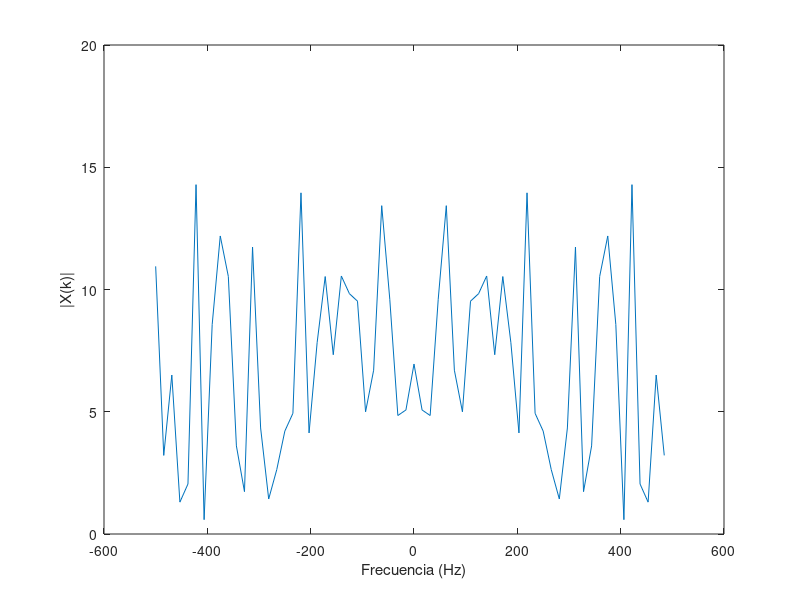

Write the MATLAB code that produced this figure. (Note: this script raises an error after producing the figure.)
%%%%%%%%%%%%%%%%%%%%%%%%%%%%%%%%%%%%%%%%%%%%%%%%%%%%%%%%%%%%
%%%%%%%%%%%%%%  PARTE 1: Convolución Circular %%%%%%%%%%%%%%
%%%%%%%%%%%%%%%%%%%%%%%%%%%%%%%%%%%%%%%%%%%%%%%%%%%%%%%%%%%%


% PREGUNTA 1

% Parámetros
N = 64;        % Longitud de x[n], puede ajustarse
Ts = 1e-3;     % Periodo de muestreo

% Generar señal aleatoria x[n]
x = randn(N, 1);

% Calcular su espectro X(k)
X = fftshift(fft(x));

% Vector de frecuencia para graficar
Fs = 1/Ts;
f = (-N/2:N/2-1)*(Fs/N);

% Graficar el espectro de x[n]
figure;
plot(f, abs(X));
xlabel("Frecuencia (Hz)");
ylabel("|X(k)|");
xline(0)
title("Espectro de x[n]");


% PREGUNTA 2

% Respuesta al impulso del canal h[n]
h = [-0.1, 0.3, -0.5, 0.7, -0.9, 0.7, -0.5, 0.3, -0.1]';

% Llenar con ceros h[n] hasta longitud N
h_padded = [h; zeros(N - length(h), 1)];

% Calcular su espectro H(k)
H = fftshift(fft(h_padded));

% Graficar el espectro de h[n]
figure;
plot(f, abs(H));
xlabel("Frecuencia (Hz)");
ylabel("|H(k)|");
title("Espectro de h[n]");


% PREGUNTA 3

% Convolución lineal
y = conv(x, h);

% Calcular su FFT de N puntos
Y = fftshift(fft(y, N));

% Graficar el espectro de y[n]
figure;
plot(f, abs(Y));
xlabel("Frecuencia (Hz)");
ylabel("|Y_L(k)|");
title("Espectro de y_L[n] (Convolución Lineal)");


% PREGUNTA 4

% Convolución circular
yc = cconv(x, h, N);  % Convolución circular de N puntos

% Calcular su espectro Yc(k)
Yc = fftshift(fft(yc));

% Graficar el espectro de yc[n]
figure;
plot(f, abs(Yc));
xlabel("Frecuencia (Hz)");
ylabel("|Y_c(k)|");
title("Espectro de y_c[n] (Convolución Circular)");


% PREGUNTA 5

% Calcular el producto X(k) * H(k)
XH = X .* H;

% Comparación entre X(k)*H(k) y Y(k)
figure;
subplot(1,2,1);
plot(f, abs(XH), f, abs(Y));
xlabel("Frecuencia (Hz)");
ylabel("Magnitud");
title("Comparación de X(k)*H(k) y Y_L(k)");
legend("|X(k)*H(k)|", "|Y_L(k)|");

% Comparación entre X(k)*H(k) y Yc(k)
subplot(1,2,2);
plot(f, abs(XH), f, abs(Yc));
xlabel("Frecuencia (Hz)");
ylabel("Magnitud");
title("Comparación de X(k)*H(k) y Y_c(k)");
legend("|X(k)*H(k)|", "|Y_c(k)|");


% PREGUNTA 6

% Longitud del prefijo cíclico (debe ser >= longitud de h[n]-1)
L = length(h) - 1;

% Construir prefijo cíclico a partir de las últimas L muestras de x[n]
cyclic_prefix = x(end-L+1:end);

% Extender x[n] con prefijo cíclico
x_ext = [cyclic_prefix; x];

% Longitud óptima del prefijo cíclico es L = length(h) - 1 = 10
fprintf("Longitud elegida del prefijo cíclico: %d\n", L);

% Convolución lineal con la señal extendida
y_ext = conv(x_ext, h);

% Eliminar las primeras L muestras para extraer el resultado de la convolución circular
yc_extracted = y_ext(L+1:L+N);

% Verificar que yc extraído coincide con la convolución circular yc
difference = max(abs(yc - yc_extracted));
fprintf("Diferencia máxima entre yc y yc extraído: %e\n", difference);

%%%%%%%%%%%%%%%%%%%%%%%%%%%%%%%%%%%%%%%%%%%%%%%%%%%%%%%%%%%%
%%%%%%%%%%%%%%%%%%  PARTE 2: Ecualización %%%%%%%%%%%%%%%%%%
%%%%%%%%%%%%%%%%%%%%%%%%%%%%%%%%%%%%%%%%%%%%%%%%%%%%%%%%%%%%

% Parámetros de OFDM
NFFT = 128;           % Tamaño de FFT
Ncp = 16;             % Longitud del prefijo cíclico (varía según el caso)
Nofdm = 100;          % Número de símbolos OFDM
Nsub = 10;            % Número de subportadoras de datos
modOrder = 4;         % Modulación QPSK (número M-ario)

% Respuesta al impulso del canal h[n]
h = [0, -0.1, 0.3, -0.5, 0.7, -0.9, 0.7, -0.5, 0.3, -0.1, 0]';


% Respuesta de frecuencia ideal del canal
H = fft(h, NFFT);

% Generar bits aleatorios
numBits = Nsub * Nofdm * log2(modOrder);
bits = randi([0 1], numBits, 1);

%%%%%%%%%%%%%%%%%%%%%%%%%%%%%%%%%%%%%%%%%%%%%%%%%%%%%%%%%%%%
%%%%%%%%%%%%  PARTE A: Intervalo de guarda con 0 %%%%%%%%%%%%%%%%%%
%%%%%%%%%%%%%%%%%%%%%%%%%%%%%%%%%%%%%%%%%%%%%%%%%%%%%%%%%%%%

% Actualizar Ncp para este caso
Ncp = 16;

% Modulación QPSK
symbols = moduladorQPSK(bits);

% Remodelar símbolos en subportadoras x símbolos OFDM
symbols_matrix = reshape(symbols, Nsub, Nofdm);

% Inicializar la matriz de símbolos OFDM
X = zeros(NFFT, Nofdm);

% Mapear símbolos a subportadoras
X(2:Nsub+1, :) = symbols_matrix;

% Modulación OFDM (IFFT)
ofdm_symbols = ifft(X, NFFT);

% Agregar intervalo de guarda lleno de ceros
ofdm_with_guard = [zeros(Ncp, Nofdm); ofdm_symbols];

% Serializar los símbolos OFDM
s = ofdm_with_guard(:);

% Transmitir a través del canal
s_rx = conv(s, h);
s_rx = s_rx(1:length(s));

% Remodelar la señal recibida
s_rx_matrix = reshape(s_rx, NFFT + Ncp, Nofdm);

% Eliminar el intervalo de guarda
received_symbols = s_rx_matrix(Ncp+1:end, :);

% Demodulación OFDM (FFT)
Y = fft(received_symbols, NFFT);

size(Y)
size(repmat(H.', 1, Nofdm))

% Ecualización en el dominio de frecuencia
Y_eq = Y ./ repmat(H, 1, Nofdm);

% Extraer las subportadoras de datos
received_data = Y_eq(2:Nsub+1, :);
received_data = received_data(:);

% Demodulación QPSK
received_bits = demoduladorQPSK(received_data);

% Calcular BER
num_errors = sum(bits ~= received_bits);
bit_error_rate = num_errors / numBits;
fprintf("Caso a) BER con intervalo de guarda en cero: %f\n", bit_error_rate);

% Diagrama de constelación
figure;
subplot(1,2,1);
plot(real(symbols), imag(symbols), "o");
title("Constelación Transmitida");
xlabel("En Fase");
ylabel("En Cuadratura");
axis square;

subplot(1,2,2);
plot(real(received_data), imag(received_data), "o");
title("Constelación Recibida (Caso a)");
xlabel("En Fase");
ylabel("En Cuadratura");
axis square;

%%%%%%%%%%%%%%%%%%%%%%%%%%%%%%%%%%%%%%%%%%%%%%%%%%%%%%%%%%%%
%%%%%%%%%%%%  PARTE B: Intervalo de guarda con 0 %%%%%%%%%%%%%%%%%%
%%%%%%%%%%%%%%%%%%%%%%%%%%%%%%%%%%%%%%%%%%%%%%%%%%%%%%%%%%%%

% Actualizar Ncp para el Caso b)
Ncp = 4;  % Longitud del prefijo cíclico menor al canal

% Modulación QPSK
symbols_b = moduladorQPSK(bits);

% Remodelar símbolos en subportadoras x símbolos OFDM
symbols_matrix_b = reshape(symbols_b, Nsub, Nofdm);

% Inicializar la matriz de símbolos OFDM
X_b = zeros(NFFT, Nofdm);

% Mapear símbolos a subportadoras
X_b(2:Nsub+1, :) = symbols_matrix_b;

% Modulación OFDM (IFFT)
ofdm_symbols_b = ifft(X_b, NFFT);

% Agregar prefijo cíclico (copia de las últimas Ncp muestras)
cyclic_prefix_b = ofdm_symbols_b(end-Ncp+1:end, :);
ofdm_with_cp_b = [cyclic_prefix_b; ofdm_symbols_b];

% Serializar los símbolos OFDM
s_b = ofdm_with_cp_b(:);

% Transmitir a través del canal
s_rx_b = conv(s_b, h);
s_rx_b = s_rx_b(1:length(s_b));

% Remodelar la señal recibida
s_rx_matrix_b = reshape(s_rx_b, NFFT + Ncp, Nofdm);

% Eliminar el prefijo cíclico
received_symbols_b = s_rx_matrix_b(Ncp+1:end, :);

% Demodulación OFDM (FFT)
Y_b = fft(received_symbols_b, NFFT);

% Ecualización en el dominio de frecuencia
Y_eq_b = Y_b ./ repmat(H, 1, Nofdm);

% Extraer las subportadoras de datos
received_data_b = Y_eq_b(2:Nsub+1, :);
received_data_b = received_data_b(:);

% Demodulación QPSK
received_bits_b = demoduladorQPSK(received_data_b);

% Calcular BER
num_errors_b = sum(bits ~= received_bits_b);
bit_error_rate_b = num_errors_b / numBits;
fprintf("Caso b) BER con prefijo cíclico corto: %f\n", bit_error_rate_b);

% Diagrama de constelación
figure;
subplot(1,2,1);
plot(real(symbols_b), imag(symbols_b), "o");
title("Constelación Transmitida");
xlabel("En Fase");
ylabel("En Cuadratura");
axis square;

subplot(1,2,2);
plot(real(received_data_b), imag(received_data_b), "o");
title("Constelación Recibida (Caso b)");
xlabel("En Fase");
ylabel("En Cuadratura");
axis square;

%%%%%%%%%%%%%%%%%%%%%%%%%%%%%%%%%%%%%%%%%%%%%%%%%%%%%%%%%%%%
%%%%%%%%%%%%  PARTE C:  %%%%%%%%%%%%%%%%%%
%%%%%%%%%%%%%%%%%%%%%%%%%%%%%%%%%%%%%%%%%%%%%%%%%%%%%%%%%%%%

% Actualizar Ncp para el Caso c)
Ncp = 16;  % Longitud del prefijo cíclico igual o mayor al canal

% Modulación QPSK
symbols_c = moduladorQPSK(bits);

% Remodelar símbolos en subportadoras x símbolos OFDM
symbols_matrix_c = reshape(symbols_c, Nsub, Nofdm);

% Inicializar la matriz de símbolos OFDM
X_c = zeros(NFFT, Nofdm);

% Mapear símbolos a subportadoras
X_c(2:Nsub+1, :) = symbols_matrix_c;

% Modulación OFDM (IFFT)
ofdm_symbols_c = ifft(X_c, NFFT);

% Agregar prefijo cíclico (copia de las últimas Ncp muestras)
cyclic_prefix_c = ofdm_symbols_c(end-Ncp+1:end, :);
ofdm_with_cp_c = [cyclic_prefix_c; ofdm_symbols_c];

% Serializar los símbolos OFDM
s_c = ofdm_with_cp_c(:);

% Transmitir a través del canal
s_rx_c = conv(s_c, h);
s_rx_c = s_rx_c(1:length(s_c));

% Remodelar la señal recibida
s_rx_matrix_c = reshape(s_rx_c, NFFT + Ncp, Nofdm);

% Eliminar el prefijo cíclico
received_symbols_c = s_rx_matrix_c(Ncp+1:end, :);

% Demodulación OFDM (FFT)
Y_c = fft(received_symbols_c, NFFT);

% Ecualización en el dominio de frecuencia
Y_eq_c = Y_c ./ repmat(H, 1, Nofdm);

% Extraer las subportadoras de datos
received_data_c = Y_eq_c(2:Nsub+1, :);
received_data_c = received_data_c(:);

% Demodulación QPSK
received_bits_c = demoduladorQPSK(received_data_c);

% Calcular BER
num_errors_c = sum(bits ~= received_bits_c);
bit_error_rate_c = num_errors_c / numBits;
fprintf("Caso c) BER con prefijo cíclico suficiente: %f\n", bit_error_rate_c);

% Diagrama de constelación
figure;
subplot(1,2,1);
plot(real(symbols_c), imag(symbols_c), "o");
title("Constelación Transmitida");
xlabel("En Fase");
ylabel("En Cuadratura");
axis square;

subplot(1,2,2);
plot(real(received_data_c), imag(received_data_c), "o");
title("Constelación Recibida (Caso c)");
xlabel("En Fase");
ylabel("En Cuadratura");
axis square;